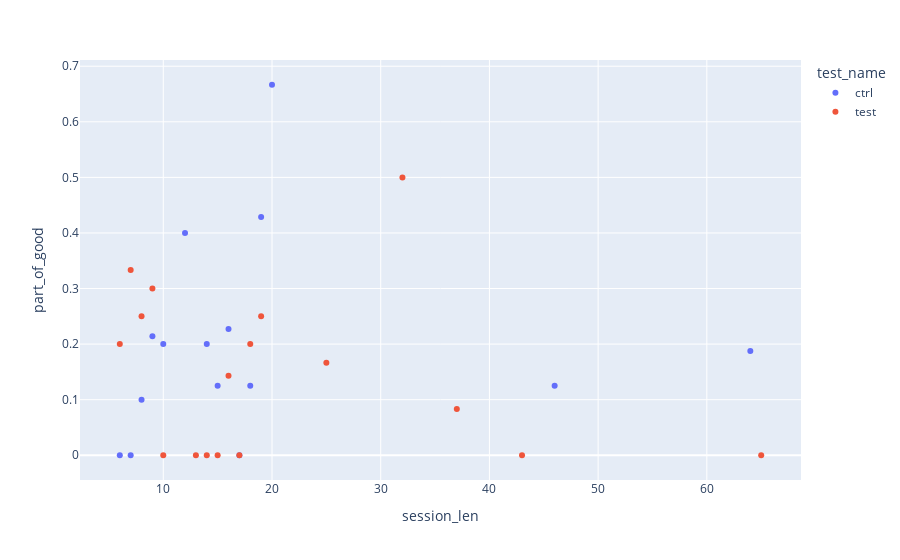

Notebook code for this chart:
### Code cell
fig = px.scatter(
    session_len_grouped[(session_len_grouped["cnt"] >= 5)], 
    y='part_of_good', 
    x='session_len', 
    color="test_name")
fig.show()

### Figure 1 — Plotly figure (JSON) as saved in the notebook; plotly's stock layout.template omitted (floating-point values rounded to 4 significant figures)
{"data": [{"hovertemplate": "test_name=ctrl<br>session_len=%{x}<br>part_of_good=%{y}<extra></extra>", "legendgroup": "ctrl", "marker": {"color": "#636efa", "symbol": "circle"}, "mode": "markers", "name": "ctrl", "orientation": "v", "showlegend": true, "type": "scatter", "x": [6, 7, 8, 9, 10, 12, 14, 15, 16, 17, 18, 19, 20, 46, 64], "xaxis": "x", "y": [0, 0, 0.1, 0.2143, 0.2, 0.4, 0.2, 0.125, 0.2273, 0, 0.125, 0.4286, 0.6667, 0.125, 0.1875], "yaxis": "y"}, {"hovertemplate": "test_name=test<br>session_len=%{x}<br>part_of_good=%{y}<extra></extra>", "legendgroup": "test", "marker": {"color": "#EF553B", "symbol": "circle"}, "mode": "markers", "name": "test", "orientation": "v", "showlegend": true, "type": "scatter", "x": [6, 7, 8, 9, 10, 13, 14, 15, 16, 17, 18, 19, 25, 32, 37, 43, 65], "xaxis": "x", "y": [0.2, 0.3333, 0.25, 0.3, 0, 0, 0, 0, 0.1429, 0, 0.2, 0.25, 0.1667, 0.5, 0.08333, 0, 0], "yaxis": "y"}], "layout": {"legend": {"title": {"text": "test_name"}, "tracegroupgap": 0}, "margin": {"t": 60}, "xaxis": {"anchor": "y", "domain": [0, 1], "title": {"text": "session_len"}}, "yaxis": {"anchor": "x", "domain": [0, 1], "title": {"text": "part_of_good"}}}}
